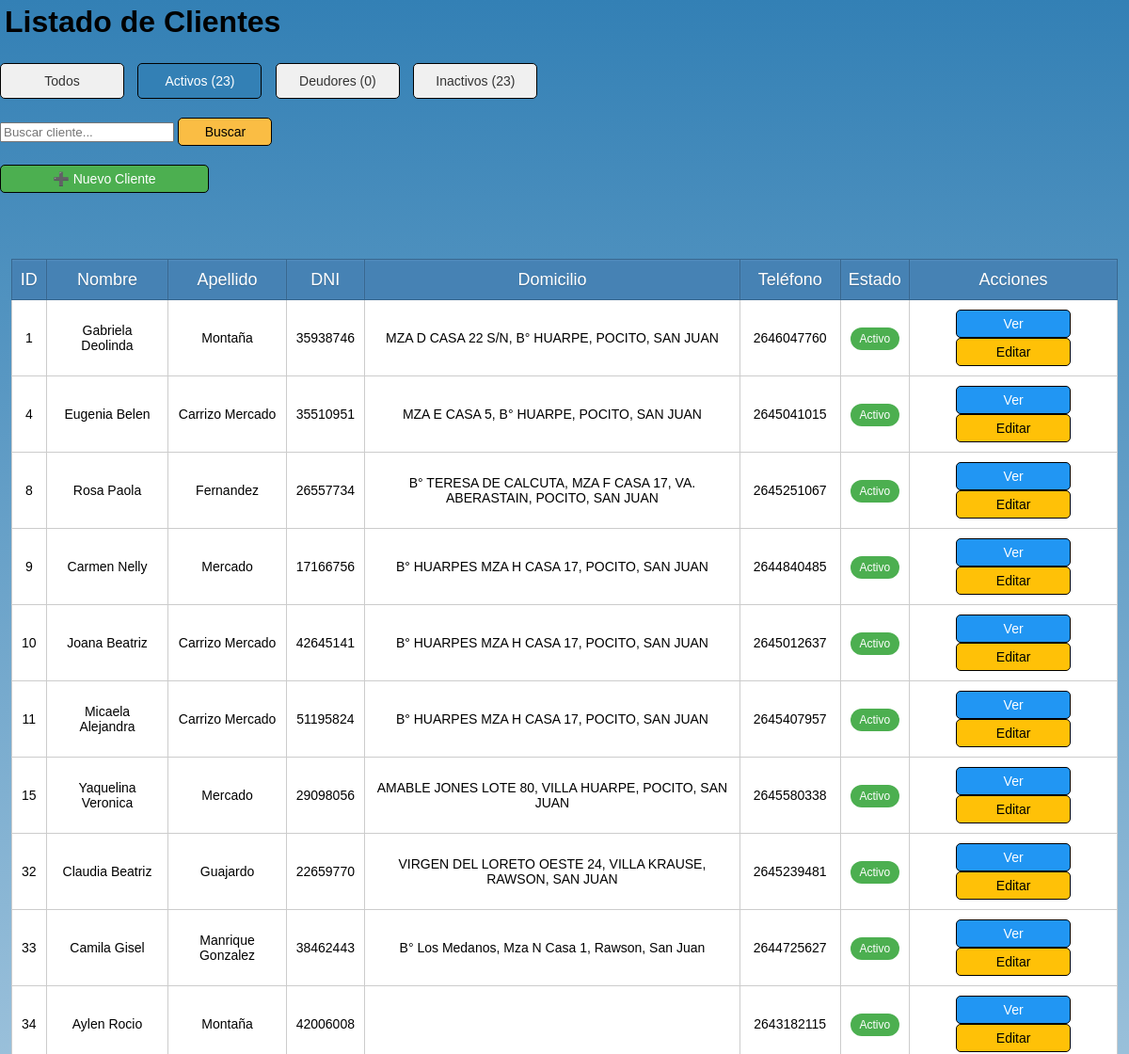
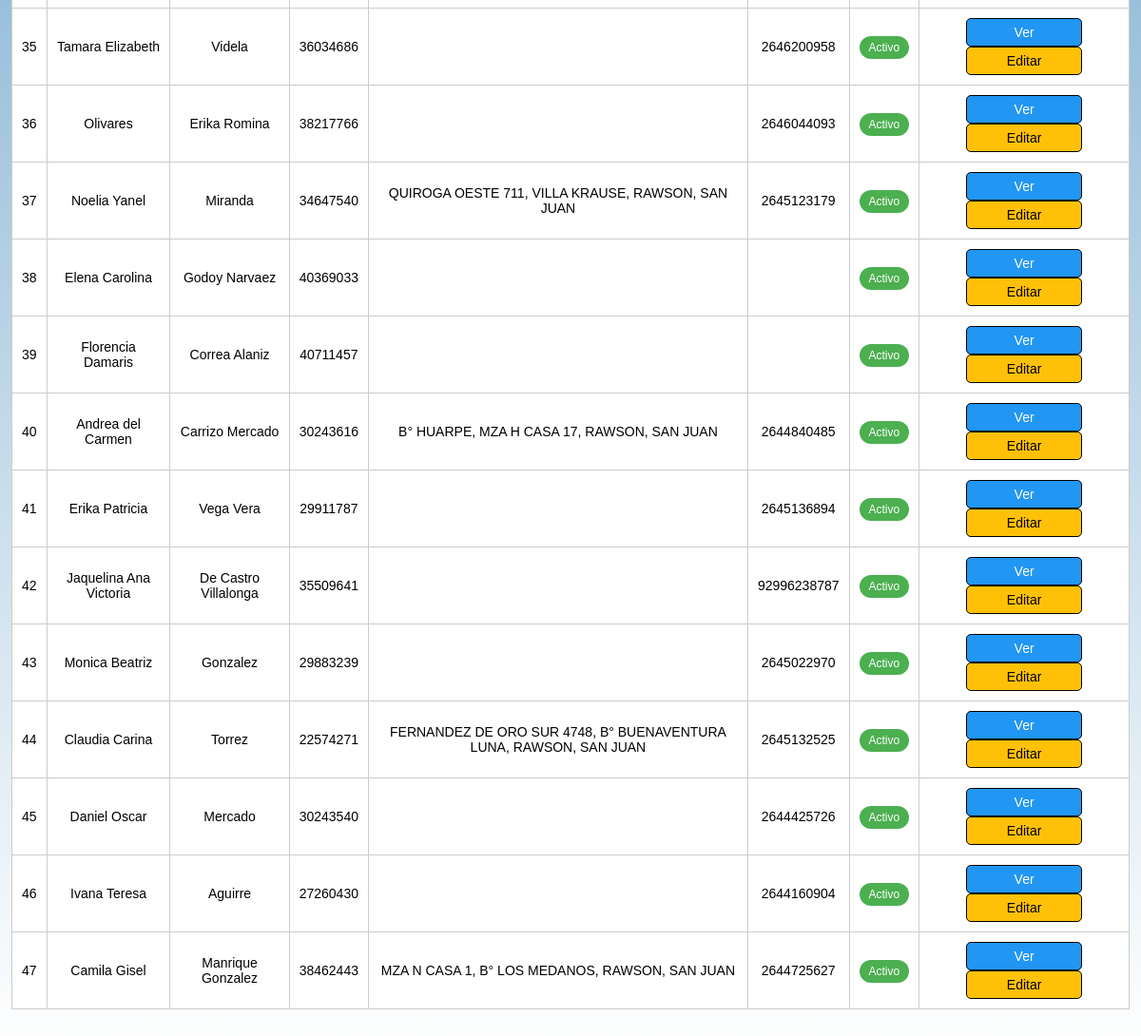
The page /src/modules/clientes/index_clientes.php?estado=Activo on the database its author committed (2 pictures, top to bottom).
### tables this page shows
CREATE TABLE `clientes` (
  `id_cliente` int(10) UNSIGNED NOT NULL,
  `nombre` text NOT NULL,
  `apellido` text NOT NULL,
  `dni` varchar(20) NOT NULL,
  `domicilio` varchar(100) NOT NULL,
  `telefono` varchar(20) NOT NULL,
  `estado` enum('Activo','Deudor','Inactivo') NOT NULL
);

### src/modules/clientes/index_clientes.php (the view, shortened to what this page needs)
<?php
require_once '../../config/database.php';
$buscar = isset($_GET['buscar']) ? trim($_GET['buscar']) : '';
$estado = isset($_GET['estado']) ? $_GET['estado'] : '';
$query = "SELECT id_cliente, nombre, apellido, dni, domicilio, telefono, estado
          FROM clientes
          WHERE 1";
if (!empty($estado) && in_array($estado, ['Activo', 'Deudor', 'Inactivo'])) {
    $query .= " AND estado = '" . $conn->real_escape_string($estado) . "'";
}
$result = $conn->query($query);
?>
<!DOCTYPE html>
<html lang="es">
<head>
    <link rel="stylesheet" href="../../../style/style.css">
</head>
<body>
    <h1>Listado de Clientes</h1>
    <div class="filtros-estado">
        <a href="index_clientes.php" class="<?php echo empty($estado) ? 'activo' : ''; ?>">Todos</a>
        <a href="index_clientes.php?estado=Activo" class="<?php echo $estado == 'Activo' ? 'activo' : ''; ?>">Activos (<?php echo contar_clientes('Activo'); ?>)</a>
        <a href="index_clientes.php?estado=Deudor" class="<?php echo $estado == 'Deudor' ? 'activo' : ''; ?>">Deudores (<?php echo contar_clientes('Deudor'); ?>)</a>
        <a href="index_clientes.php?estado=Inactivo" class="<?php echo $estado == 'Inactivo' ? 'activo' : ''; ?>">Inactivos (<?php echo contar_clientes('Inactivo'); ?>)</a>
    </div>
    <form action="index_clientes.php" method="GET">
        <input type="text" name="buscar" placeholder="Buscar cliente..." value="<?php echo htmlspecialchars($buscar); ?>">
        <button type="submit">Buscar</button>
    </form>
    <a href="registrar_cliente.php" class="nuevo-cliente">➕ Nuevo Cliente</a>
    <table>
        <thead>
            <tr>
                <th>ID</th>
                <th>Nombre</th>
                <th>Apellido</th>
                <th>DNI</th>
                <th>Domicilio</th>
                <th>Teléfono</th>
                <th>Estado</th>
                <th>Acciones</th>
            </tr>
        </thead>
        <tbody>
            <?php if ($result->num_rows > 0): ?>
                <?php while ($cliente = $result->fetch_assoc()): ?>
                    <tr class="estado-<?php echo strtolower($cliente['estado']); ?>">
                        <td><?php echo $cliente['id_cliente']; ?></td>
                        <td><?php echo htmlspecialchars($cliente['nombre']); ?></td>
                        <td><?php echo htmlspecialchars($cliente['apellido']); ?></td>
                        <td><?php echo $cliente['dni']; ?></td>
                        <td><?php echo htmlspecialchars($cliente['domicilio']); ?></td>
                        <td><?php echo $cliente['telefono']; ?></td>
                        <td>
                            <span class="badge-estado <?php echo strtolower($cliente['estado']); ?>">
                                <?php echo $cliente['estado']; ?>
                            </span>
                        </td>
                        <td>
                            <a href="detalle_cliente.php?id_cliente=<?php echo $cliente['id_cliente']; ?>" class="btn-ver">Ver</a>
                            <a href="editar_cliente.php?id_cliente=<?php echo $cliente['id_cliente']; ?>" class="btn-editar">Editar</a>
                        </td>
                    </tr>
                <?php endwhile; ?>
            <?php else: ?>
                <tr>
                    <td colspan="8" class="sin-resultados">No se encontraron clientes</td>
                </tr>
            <?php endif; ?>
        </tbody>
    </table>
</body>
</html>
<?php
function contar_clientes($estado)
{
    global $conn;
    $query = "SELECT COUNT(*) AS total FROM clientes WHERE estado = '" . $conn->real_escape_string($estado) . "'";
    $result = $conn->query($query);
    return $result->fetch_assoc()['total'];
}
?>

### style/style.css (style rules this page uses)
body { background: linear-gradient(to bottom, #3380B5, white); font-family: sans-serif; margin: 0; padding: 0; height: 100%; width: 100%; display: flex; flex-direction: column; }
table { text-align: center; width: 98%; border-collapse: collapse; border: 1px solid black; margin: 50px auto; background: white; }
th { background: steelblue; height: 40px; font-weight: lighter; text-shadow: 0 1px 0 #38678f; color: white; border: 1px solid #38678f; box-shadow: inset 0px 1px 2px #568ebd; transition: all 0.2s; font-size: 18px; }
tr { border-bottom: 1px solid #cccccc; width: 100%; }
td { border: 1px solid #cccccc; padding: 10px; transition: all 0.2s; font-size: 14px; }
a, input[type="submit"], button { font-size: 14px; text-align: center; width: 100px; display: inline-block; background-color: #FABD44; padding: 6px 10px; border-radius: 5px; text-decoration: none; color: black; border: 1px solid black; cursor: pointer; }
h1 { font-family: sans-serif; margin: 5px; }
.filtros-estado { margin: 20px 0; }
.filtros-estado a { padding: 10px 15px; margin-right: 10px; border-radius: 5px; text-decoration: none; background: #f0f0f0; color: #333; transition: all 0.3s; }
.filtros-estado a.activo { background: #3380B5; color: white; }
.badge-estado { padding: 5px 10px; border-radius: 15px; font-size: 12px; }
.badge-estado.activo { background: #4CAF50; color: white; }
.btn-editar { background: #FFC107 !important; }
.btn-ver { background: #2196F3 !important; color: white !important; }
.nuevo-cliente { display: block; width: 200px; margin: 20px 0; background: #4CAF50 !important; color: white !important; }
.activo { background-color: #d4edda; color: #155724; }

### rows shown on the page
clientes: id_cliente "1", nombre "Gabriela Deolinda", apellido "Montaña", dni "35938746", domicilio "MZA D CASA 22 S/N, B° HUARPE, POCITO, SAN JUAN", telefono "2646047760", estado "Activo"
clientes: id_cliente "4", nombre "Eugenia Belen", apellido "Carrizo Mercado", dni "35510951", domicilio "MZA E CASA 5, B° HUARPE, POCITO, SAN JUAN", telefono "2645041015", estado "Activo"
clientes: id_cliente "8", nombre "Rosa Paola", apellido "Fernandez", dni "26557734", domicilio "B° TERESA DE CALCUTA, MZA F CASA 17, VA. ABERASTAIN, POCITO, SAN JUAN", telefono "2645251067", estado "Activo"
clientes: id_cliente "9", nombre "Carmen Nelly", apellido "Mercado", dni "17166756", domicilio "B° HUARPES MZA H CASA 17, POCITO, SAN JUAN", telefono "2644840485", estado "Activo"
clientes: id_cliente "10", nombre "Joana Beatriz", apellido "Carrizo Mercado", dni "42645141", domicilio "B° HUARPES MZA H CASA 17, POCITO, SAN JUAN", telefono "2645012637", estado "Activo"
clientes: id_cliente "11", nombre "Micaela Alejandra", apellido "Carrizo Mercado", dni "51195824", domicilio "B° HUARPES MZA H CASA 17, POCITO, SAN JUAN", telefono "2645407957", estado "Activo"
clientes: id_cliente "15", nombre "Yaquelina Veronica", apellido "Mercado", dni "29098056", domicilio "AMABLE JONES LOTE 80, VILLA HUARPE, POCITO, SAN JUAN", telefono "2645580338", estado "Activo"
clientes: id_cliente "32", nombre "Claudia Beatriz", apellido "Guajardo", dni "22659770", domicilio "VIRGEN DEL LORETO OESTE 24, VILLA KRAUSE, RAWSON, SAN JUAN", telefono "2645239481", estado "Activo"
clientes: id_cliente "33", nombre "Camila Gisel", apellido "Manrique Gonzalez", dni "38462443", domicilio "B° Los Medanos, Mza N Casa 1, Rawson, San Juan", telefono "2644725627", estado "Activo"
clientes: id_cliente "34", nombre "Aylen Rocio", apellido "Montaña", dni "42006008", telefono "2643182115", estado "Activo"
clientes: id_cliente "35", nombre "Tamara Elizabeth", apellido "Videla", dni "36034686", telefono "2646200958", estado "Activo"
clientes: id_cliente "36", nombre "Olivares", apellido "Erika Romina", dni "38217766", telefono "2646044093", estado "Activo"
clientes: id_cliente "37", nombre "Noelia Yanel", apellido "Miranda", dni "34647540", domicilio "QUIROGA OESTE 711, VILLA KRAUSE, RAWSON, SAN JUAN", telefono "2645123179", estado "Activo"
clientes: id_cliente "38", nombre "Elena Carolina", apellido "Godoy Narvaez", dni "40369033", estado "Activo"
clientes: id_cliente "39", nombre "Florencia Damaris", apellido "Correa Alaniz", dni "40711457", estado "Activo"
clientes: id_cliente "40", nombre "Andrea del Carmen", apellido "Carrizo Mercado", dni "30243616", domicilio "B° HUARPE, MZA H CASA 17, RAWSON, SAN JUAN", telefono "2644840485", estado "Activo"
clientes: id_cliente "41", nombre "Erika Patricia", apellido "Vega Vera", dni "29911787", telefono "2645136894", estado "Activo"
clientes: id_cliente "42", nombre "Jaquelina Ana Victoria", apellido "De Castro Villalonga", dni "35509641", telefono "92996238787", estado "Activo"
clientes: id_cliente "43", nombre "Monica Beatriz", apellido "Gonzalez", dni "29883239", telefono "2645022970", estado "Activo"
clientes: id_cliente "44", nombre "Claudia Carina", apellido "Torrez", dni "22574271", domicilio "FERNANDEZ DE ORO SUR 4748, B° BUENAVENTURA LUNA, RAWSON, SAN JUAN", telefono "2645132525", estado "Activo"
clientes: id_cliente "45", nombre "Daniel Oscar", apellido "Mercado", dni "30243540", telefono "2644425726", estado "Activo"
clientes: id_cliente "46", nombre "Ivana Teresa", apellido "Aguirre", dni "27260430", telefono "2644160904", estado "Activo"
clientes: id_cliente "47", nombre "Camila Gisel", apellido "Manrique Gonzalez", dni "38462443", domicilio "MZA N CASA 1, B° LOS MEDANOS, RAWSON, SAN JUAN", telefono "2644725627", estado "Activo"

### other values the page prints
contar_clientes('Activo') "23"
contar_clientes('Deudor') "0"
contar_clientes('Inactivo') "23"
